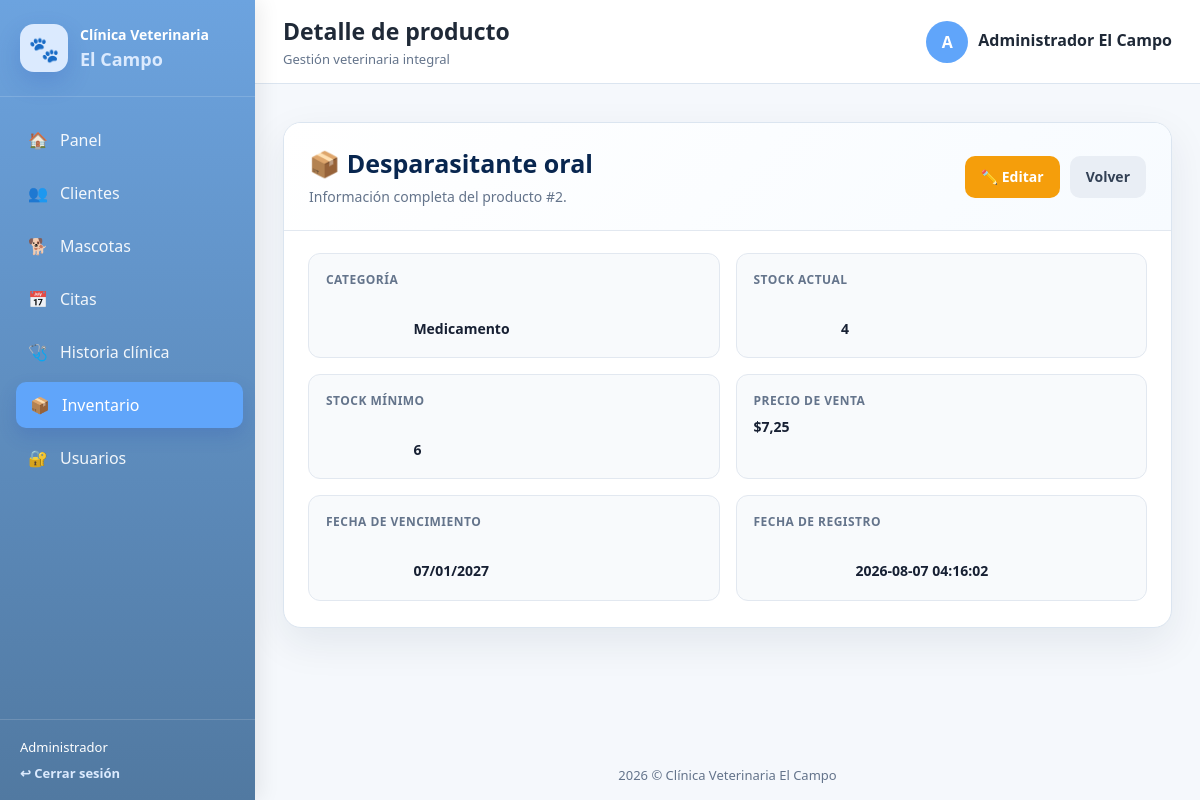
The app's page /inventario/ver.php?id=2 (signed in) with its own data.
### tables this page shows
CREATE TABLE inventario (
    id INT UNSIGNED AUTO_INCREMENT PRIMARY KEY,
    nombre VARCHAR(150) NOT NULL,
    categoria VARCHAR(80) NOT NULL,
    stock INT UNSIGNED NOT NULL DEFAULT 0,
    stock_minimo INT UNSIGNED NOT NULL DEFAULT 5,
    precio DECIMAL(10,2) UNSIGNED NOT NULL DEFAULT 0,
    fecha_vencimiento DATE NULL,
    created_at TIMESTAMP NOT NULL DEFAULT CURRENT_TIMESTAMP
);

### inventario/_bootstrap.php (called while the page is built, shortened)
<?php
$raiz = dirname(__DIR__);
require_once $raiz . '/config/app.php';
function inv_e(mixed $valor): string
{
    return htmlspecialchars(
        (string) $valor,
        ENT_QUOTES,
        'UTF-8'
    );
}
function inv_url(string $ruta): string
{
    if (function_exists('url')) {
        return (string) url($ruta);
    }
    return '../' . ltrim($ruta, '/');
}
function inv_columnas(PDO $pdo): array
{
    static $columnas = null;
    if (is_array($columnas)) {
        return $columnas;
    }
    $columnas = [];
    $consulta = $pdo->query('SHOW COLUMNS FROM inventario');
    foreach ($consulta->fetchAll(PDO::FETCH_ASSOC) as $fila) {
        $nombre = (string) ($fila['Field'] ?? '');
        if ($nombre !== '') {
            $columnas[$nombre] = $fila;
        }
    }
    return $columnas;
}
function inv_tiene_columna(
    PDO $pdo,
    string $columna
): bool {
    return array_key_exists(
        $columna,
        inv_columnas($pdo)
    );
}
function inv_columna_precio_venta(PDO $pdo): ?string
{
    if (inv_tiene_columna($pdo, 'precio')) {
        return 'precio';
    }
    return null;
}
function inv_columna_fecha_registro(PDO $pdo): ?string
{
    foreach (
        ['fecha_registro', 'created_at']
        as $columna
    ) {
        if (inv_tiene_columna($pdo, $columna)) {
            return $columna;
        }
    }
    return null;
}
function inv_fecha_visible(mixed $fecha): string
{
    $valor = trim((string) $fecha);
    $objeto = DateTime::createFromFormat(
        'Y-m-d',
        substr($valor, 0, 10)
    );
    return $objeto instanceof DateTime
        ? $objeto->format('d/m/Y')
        : $valor;
}
function inv_dinero(mixed $valor): string
{
    return '$' . number_format(
        (float) $valor,
        2,
        ',',
        '.'
    );
}

### config/app.php (called while the page is built, shortened)
<?php
function url(string $ruta = ''): string
{
    $base = rtrim(BASE_URL, '/');
    $ruta = ltrim($ruta, '/');
    return $base . '/' . $ruta;
}

### inventario/ver.php (the view, shortened to what this page needs)
<?php
require_once __DIR__ . '/_bootstrap.php';
$id = filter_input(
    INPUT_GET,
    'id',
    FILTER_VALIDATE_INT
) ?: 0;
$producto = null;
$columnas = inv_columnas($pdo);
$precioColumna = inv_columna_precio_venta($pdo);
$fechaRegistroColumna =
    inv_columna_fecha_registro($pdo);
try {
    $consulta = $pdo->prepare(
        'SELECT *
         FROM inventario
         WHERE id = :id
         LIMIT 1'
    );
    $consulta->execute([':id' => $id]);
    $producto = $consulta->fetch(PDO::FETCH_ASSOC);
} catch (Throwable $error) {
    error_log(
        'Error cargando detalle del producto: ' .
        $error->getMessage()
    );
}
$precio = $precioColumna !== null
    ? ($producto[$precioColumna] ?? 0)
    : 0;
require_once $raiz . '/includes/header.php';
?>
<div class="inv-page">
    <section class="inv-panel">
        <header class="inv-header">
            <div class="inv-header-copy">
                <h1>
                    📦 <?= inv_e(
                        $producto['nombre'] ?? 'Producto'
                    ) ?>
                </h1>
                <p>
                    Información completa del producto #<?= $id ?>.
                </p>
            </div>
            <div class="inv-header-actions">
                <a
                    class="inv-btn inv-btn-warning"
                    href="<?= inv_e(
                        inv_url(
                            'inventario/editar.php?id=' . $id
                        )
                    ) ?>"
                >
                    ✏️ Editar
                </a>
                <a
                    class="inv-btn inv-btn-secondary"
                    href="<?= inv_e(
                        inv_url('inventario/index.php')
                    ) ?>"
                >
                    Volver
                </a>
            </div>
        </header>
        <div class="inv-content">
            <div class="inv-detail-grid">
                <article class="inv-detail">
                    <span>Categoría</span>
                    <strong>
                        <?= inv_e(
                            $producto['categoria']
                            ?? 'No registrada'
                        ) ?>
                    </strong>
                </article>
                <article class="inv-detail">
                    <span>Stock actual</span>
                    <strong>
                        <?= (int) ($producto['stock'] ?? 0) ?>
                    </strong>
                </article>
                <article class="inv-detail">
                    <span>Stock mínimo</span>
                    <strong>
                        <?= (int) (
                            $producto['stock_minimo'] ?? 0
                        ) ?>
                    </strong>
                </article>
                <article class="inv-detail">
                    <span>Precio de venta</span>
                    <strong><?= inv_e(inv_dinero($precio)) ?></strong>
                </article>
                <article class="inv-detail">
                    <span>Fecha de vencimiento</span>
                    <strong>
                        <?= inv_e(
                            inv_fecha_visible(
                                $producto[
                                    'fecha_vencimiento'
                                ] ?? ''
                            )
                        ) ?>
                    </strong>
                </article>
                <?php if (
                    $fechaRegistroColumna !== null
                ): ?>
                    <article class="inv-detail">
                        <span>Fecha de registro</span>
                        <strong>
                            <?= inv_e(
                                $producto[
                                    $fechaRegistroColumna
                                ] ?? 'No registrada'
                            ) ?>
                        </strong>
                    </article>
                <?php endif; ?>
            </div>
        </div>
    </section>
</div>
<?php
require_once $raiz . '/includes/footer.php';
?>

### assets/css/style.css (style rules this page uses)
:root { --primary: #3b82f6; --primary-dark: #2f5f93; --primary-light: #eaf3ff; --secondary: #f0a202; --danger: #c0392b; --warning: #b7791f; --success: #23815b; --info: #2563eb; --text: #1f2937; --muted: #64748b; --border: #dbe5f0; --surface: #ffffff; --background: #f5f8fc; --shadow: 0 10px 28px rgba(47, 95, 147, 0.10); --radius: 14px; }
* { box-sizing: border-box; margin: 0; padding: 0; }
body { min-height: 100vh; font-family: "Segoe UI", Arial, sans-serif; color: var(--text); background: var(--background); }
a { color: inherit; text-decoration: none; }

### inventario/_styles.php (style rules this page uses)
.inv-page { width: 100%; max-width: 100%; min-width: 0; margin: 0 auto; padding: 10px 0 42px; box-sizing: border-box; }
.inv-panel { width: 100%; max-width: 100%; min-width: 0; overflow: hidden; border: 1px solid #dbe5f0; border-radius: 18px; background: #ffffff; box-shadow: 0 15px 40px rgba(15, 35, 65, 0.08); }
.inv-header { display: flex; align-items: center; justify-content: space-between; gap: 18px; padding: 23px 25px; border-bottom: 1px solid #e2e8f0; background: linear-gradient(135deg, #ffffff, #f7fbff); }
.inv-header-copy { min-width: 0; flex: 1 1 auto; }
.inv-header h1 { margin: 0 0 6px; color: #08264f; font-size: 25px; }
.inv-header p { margin: 0; color: #64748b; font-size: 14px; line-height: 1.5; }
.inv-header-actions { display: flex; align-items: center; gap: 10px; flex: 0 0 auto; }
.inv-btn { display: inline-flex; align-items: center; justify-content: center; min-height: 42px; padding: 10px 16px; border: 0; border-radius: 10px; font: inherit; font-size: 14px; font-weight: 800; text-decoration: none; cursor: pointer; white-space: nowrap; }
.inv-btn-secondary { background: #e9eef5; color: #334155; }
.inv-btn-warning { background: #f59e0b; color: #ffffff; }
.inv-content { min-width: 0; padding: 22px 24px 26px; }
.inv-detail-grid { display: grid; grid-template-columns: repeat(2, minmax(0, 1fr)); gap: 16px; }
.inv-detail { padding: 17px; border: 1px solid #e2e8f0; border-radius: 12px; background: #f8fafc; }
.inv-detail span { display: block; margin-bottom: 6px; color: #64748b; font-size: 12px; font-weight: 800; text-transform: uppercase; letter-spacing: .04em; }
.inv-detail strong, .inv-detail p { margin: 0; color: #172033; font-size: 14px; line-height: 1.65; white-space: pre-wrap; }

### records on screen
inventario: nombre "Desparasitante oral", categoria "Medicamento", stock "4", stock_minimo "6", precio "$7,25", fecha_vencimiento "07/01/2027", created_at "2026-08-07 04:16:02"

### other values on screen
$user['rol'] "Administrador"
$pageTitle "Detalle de producto"
$userInitial "A"
$nombreUsuario "Administrador El Campo"
$id "2"
